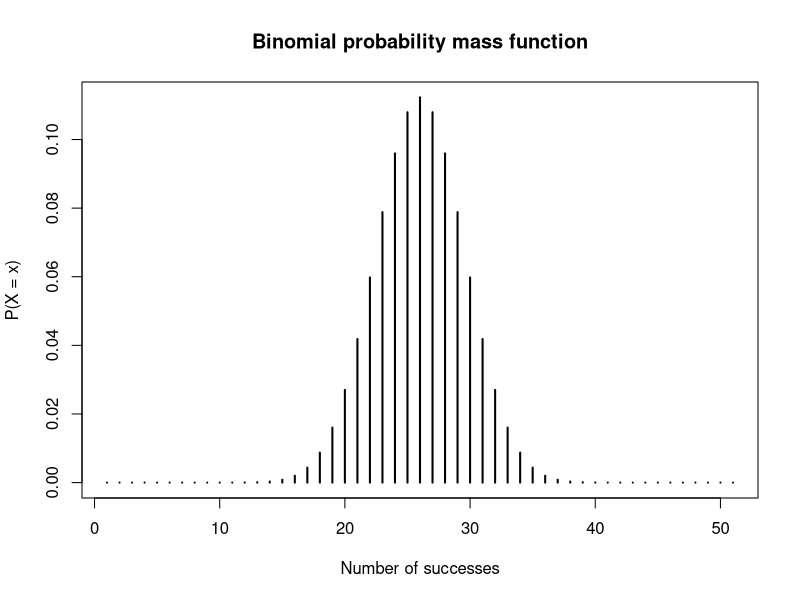

Write the R code that produced this figure.
# Example 8. Let X be the number of Heads in 50 tosses of a 
# fair coin. What is the probability distribution for X? 
# Calculate, E[X],Var(X) and P(X≤20)
#
n <- 50
p <- 0.5

cat("E[X] = ", n*p, "\n")
cat("Var(X) = ", n*p*(1-p), "\n")
# The probability of X=<20, 
cat("P(X=<20) = ",pbinom(20, size = n, prob = p) , "\n")

# make plot
# Grid of X-axis values
x <- 0:n
plot(dbinom(x, size = n, prob = p), type = "h", lwd = 2,
     main = "Binomial probability mass function",
     ylab = "P(X = x)", xlab = "Number of successes")
